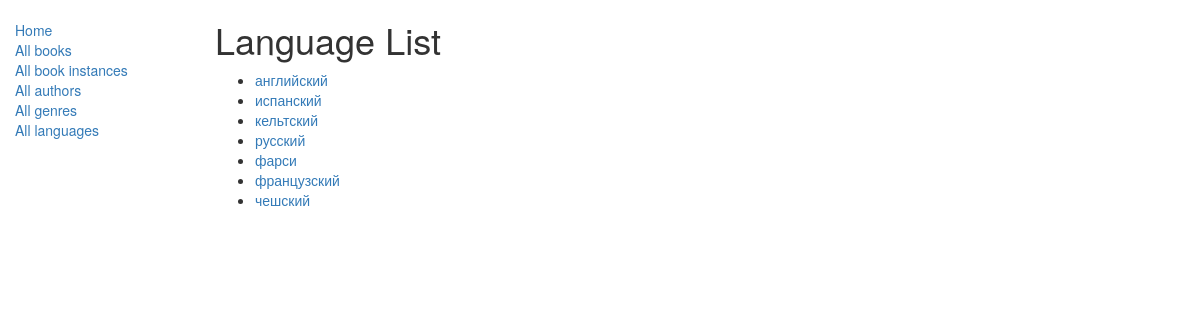
The app's page /catalog/languages/ with its own data.
### catalog/models.py (models this page shows)
class Language(models.Model):
    name = models.CharField(max_length=200, help_text="Укажите язык книги (например: русский).")
    def __str__(self):
        return self.name
    class Meta:
        ordering = ["name"]

### catalog/views.py (the view)
# urls.py: path('languages/', views.LanguageListView.as_view(), name='languages'),
class LanguageListView(generic.ListView):
    model = Language
    paginate_by = 10

### catalog/templates/catalog/language_list.html
{% extends "base_generic.html" %}
{% block content %}
<h1>Language List</h1>
<ul>
      {% for language in language_list %}
      <li>
        <a href="{{ language.get_absolute_url }}">{{ language }}</a>
      </li>
      {% empty %}
      <li>There are no languages available.</li>
      {% endfor %}
</ul>
{% endblock %}

### records on screen
Language: name "английский"
Language: name "испанский"
Language: name "кельтский"
Language: name "русский"
Language: name "фарси"
Language: name "французский"
Language: name "чешский"
